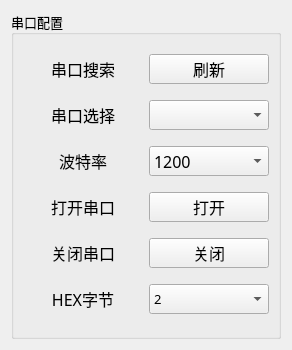
<?xml version="1.0" encoding="UTF-8"?>
<ui version="4.0">
 <class>Serial_Form</class>
 <widget class="QWidget" name="Serial_Form">
  <property name="geometry">
   <rect>
    <x>0</x>
    <y>0</y>
    <width>286</width>
    <height>350</height>
   </rect>
  </property>
  <property name="maximumSize">
   <size>
    <width>286</width>
    <height>350</height>
   </size>
  </property>
  <property name="windowTitle">
   <string>串口配置</string>
  </property>
  <property name="windowIcon">
   <iconset resource="resources.qrc">
    <normaloff>:/icons/icon/favicon.ico</normaloff>:/icons/icon/favicon.ico</iconset>
  </property>
  <layout class="QVBoxLayout" name="verticalLayout_2">
   <item>
    <widget class="QGroupBox" name="groupBox">
     <property name="font">
      <font>
       <family>微软雅黑</family>
       <pointsize>10</pointsize>
      </font>
     </property>
     <property name="title">
      <string>串口配置</string>
     </property>
     <layout class="QVBoxLayout" name="verticalLayout">
      <item>
       <layout class="QHBoxLayout" name="horizontalLayout">
        <item>
         <widget class="QLabel" name="Com_Refresh_Label">
          <property name="minimumSize">
           <size>
            <width>120</width>
            <height>30</height>
           </size>
          </property>
          <property name="maximumSize">
           <size>
            <width>120</width>
            <height>30</height>
           </size>
          </property>
          <property name="font">
           <font>
            <family>微软雅黑</family>
            <pointsize>12</pointsize>
           </font>
          </property>
          <property name="text">
           <string>串口搜索</string>
          </property>
          <property name="alignment">
           <set>Qt::AlignCenter</set>
          </property>
         </widget>
        </item>
        <item>
         <widget class="NewQPushButton" name="Com_Refresh_Button">
          <property name="minimumSize">
           <size>
            <width>120</width>
            <height>30</height>
           </size>
          </property>
          <property name="maximumSize">
           <size>
            <width>120</width>
            <height>30</height>
           </size>
          </property>
          <property name="font">
           <font>
            <family>微软雅黑</family>
            <pointsize>12</pointsize>
           </font>
          </property>
          <property name="cursor">
           <cursorShape>PointingHandCursor</cursorShape>
          </property>
          <property name="text">
           <string>刷新</string>
          </property>
         </widget>
        </item>
       </layout>
      </item>
      <item>
       <layout class="QHBoxLayout" name="horizontalLayout_2">
        <item>
         <widget class="QLabel" name="Com_Name_Label">
          <property name="minimumSize">
           <size>
            <width>120</width>
            <height>30</height>
           </size>
          </property>
          <property name="maximumSize">
           <size>
            <width>120</width>
            <height>30</height>
           </size>
          </property>
          <property name="font">
           <font>
            <family>微软雅黑</family>
            <pointsize>12</pointsize>
           </font>
          </property>
          <property name="text">
           <string>串口选择</string>
          </property>
          <property name="alignment">
           <set>Qt::AlignCenter</set>
          </property>
         </widget>
        </item>
        <item>
         <widget class="NewComboBox" name="Com_Name_Combo">
          <property name="minimumSize">
           <size>
            <width>120</width>
            <height>30</height>
           </size>
          </property>
          <property name="maximumSize">
           <size>
            <width>120</width>
            <height>30</height>
           </size>
          </property>
          <property name="font">
           <font>
            <family>微软雅黑</family>
            <pointsize>12</pointsize>
           </font>
          </property>
          <property name="cursor">
           <cursorShape>PointingHandCursor</cursorShape>
          </property>
         </widget>
        </item>
       </layout>
      </item>
      <item>
       <layout class="QHBoxLayout" name="horizontalLayout_3">
        <item>
         <widget class="QLabel" name="Com_Baud_Label">
          <property name="minimumSize">
           <size>
            <width>120</width>
            <height>30</height>
           </size>
          </property>
          <property name="maximumSize">
           <size>
            <width>120</width>
            <height>30</height>
           </size>
          </property>
          <property name="font">
           <font>
            <family>微软雅黑</family>
            <pointsize>12</pointsize>
           </font>
          </property>
          <property name="text">
           <string>波特率</string>
          </property>
          <property name="alignment">
           <set>Qt::AlignCenter</set>
          </property>
         </widget>
        </item>
        <item>
         <widget class="NewComboBox" name="Com_Baud_Combo">
          <property name="minimumSize">
           <size>
            <width>120</width>
            <height>30</height>
           </size>
          </property>
          <property name="maximumSize">
           <size>
            <width>120</width>
            <height>30</height>
           </size>
          </property>
          <property name="font">
           <font>
            <family>微软雅黑</family>
            <pointsize>12</pointsize>
           </font>
          </property>
          <property name="cursor">
           <cursorShape>PointingHandCursor</cursorShape>
          </property>
          <item>
           <property name="text">
            <string>1200</string>
           </property>
          </item>
          <item>
           <property name="text">
            <string>9600</string>
           </property>
          </item>
          <item>
           <property name="text">
            <string>14400</string>
           </property>
          </item>
          <item>
           <property name="text">
            <string>19200</string>
           </property>
          </item>
          <item>
           <property name="text">
            <string>38400</string>
           </property>
          </item>
          <item>
           <property name="text">
            <string>57600</string>
           </property>
          </item>
          <item>
           <property name="text">
            <string>115200</string>
           </property>
          </item>
          <item>
           <property name="text">
            <string>230400</string>
           </property>
          </item>
          <item>
           <property name="text">
            <string>256000</string>
           </property>
          </item>
          <item>
           <property name="text">
            <string>460800</string>
           </property>
          </item>
          <item>
           <property name="text">
            <string>500000</string>
           </property>
          </item>
          <item>
           <property name="text">
            <string>512000</string>
           </property>
          </item>
          <item>
           <property name="text">
            <string>600000</string>
           </property>
          </item>
          <item>
           <property name="text">
            <string>750000</string>
           </property>
          </item>
          <item>
           <property name="text">
            <string>2000000</string>
           </property>
          </item>
          <item>
           <property name="text">
            <string>3000000</string>
           </property>
          </item>
         </widget>
        </item>
       </layout>
      </item>
      <item>
       <layout class="QHBoxLayout" name="horizontalLayout_4">
        <item>
         <widget class="QLabel" name="Com_Open_Label">
          <property name="minimumSize">
           <size>
            <width>120</width>
            <height>30</height>
           </size>
          </property>
          <property name="maximumSize">
           <size>
            <width>120</width>
            <height>30</height>
           </size>
          </property>
          <property name="font">
           <font>
            <family>微软雅黑</family>
            <pointsize>12</pointsize>
           </font>
          </property>
          <property name="text">
           <string>打开串口</string>
          </property>
          <property name="alignment">
           <set>Qt::AlignCenter</set>
          </property>
         </widget>
        </item>
        <item>
         <widget class="NewQPushButton" name="Com_Open_Button">
          <property name="minimumSize">
           <size>
            <width>120</width>
            <height>30</height>
           </size>
          </property>
          <property name="maximumSize">
           <size>
            <width>120</width>
            <height>30</height>
           </size>
          </property>
          <property name="font">
           <font>
            <family>微软雅黑</family>
            <pointsize>12</pointsize>
           </font>
          </property>
          <property name="cursor">
           <cursorShape>PointingHandCursor</cursorShape>
          </property>
          <property name="text">
           <string>打开</string>
          </property>
         </widget>
        </item>
       </layout>
      </item>
      <item>
       <layout class="QHBoxLayout" name="horizontalLayout_5">
        <item>
         <widget class="QLabel" name="Com_Close_Label">
          <property name="minimumSize">
           <size>
            <width>120</width>
            <height>30</height>
           </size>
          </property>
          <property name="maximumSize">
           <size>
            <width>35</width>
            <height>30</height>
           </size>
          </property>
          <property name="font">
           <font>
            <family>微软雅黑</family>
            <pointsize>12</pointsize>
           </font>
          </property>
          <property name="text">
           <string>关闭串口</string>
          </property>
          <property name="alignment">
           <set>Qt::AlignCenter</set>
          </property>
         </widget>
        </item>
        <item>
         <widget class="NewQPushButton" name="Com_Close_Button">
          <property name="minimumSize">
           <size>
            <width>120</width>
            <height>30</height>
           </size>
          </property>
          <property name="maximumSize">
           <size>
            <width>120</width>
            <height>30</height>
           </size>
          </property>
          <property name="font">
           <font>
            <family>微软雅黑</family>
            <pointsize>12</pointsize>
           </font>
          </property>
          <property name="cursor">
           <cursorShape>PointingHandCursor</cursorShape>
          </property>
          <property name="text">
           <string>关闭</string>
          </property>
         </widget>
        </item>
       </layout>
      </item>
      <item>
       <layout class="QHBoxLayout" name="horizontalLayout_6">
        <item>
         <widget class="QLabel" name="label">
          <property name="sizeIncrement">
           <size>
            <width>35</width>
            <height>30</height>
           </size>
          </property>
          <property name="font">
           <font>
            <family>微软雅黑</family>
            <pointsize>12</pointsize>
           </font>
          </property>
          <property name="text">
           <string>HEX字节</string>
          </property>
          <property name="alignment">
           <set>Qt::AlignCenter</set>
          </property>
         </widget>
        </item>
        <item>
         <widget class="NewComboBox" name="Com_Hex_Combo">
          <property name="maximumSize">
           <size>
            <width>120</width>
            <height>30</height>
           </size>
          </property>
          <item>
           <property name="text">
            <string>2</string>
           </property>
          </item>
          <item>
           <property name="text">
            <string>8</string>
           </property>
          </item>
          <item>
           <property name="text">
            <string>10</string>
           </property>
          </item>
          <item>
           <property name="text">
            <string>12</string>
           </property>
          </item>
          <item>
           <property name="text">
            <string>14</string>
           </property>
          </item>
          <item>
           <property name="text">
            <string>16</string>
           </property>
          </item>
          <item>
           <property name="text">
            <string>18</string>
           </property>
          </item>
          <item>
           <property name="text">
            <string>36</string>
           </property>
          </item>
          <item>
           <property name="text">
            <string>64</string>
           </property>
          </item>
          <item>
           <property name="text">
            <string>128</string>
           </property>
          </item>
          <item>
           <property name="text">
            <string>256</string>
           </property>
          </item>
         </widget>
        </item>
       </layout>
      </item>
     </layout>
    </widget>
   </item>
  </layout>
 </widget>
 <customwidgets>
  <customwidget>
   <class>NewQPushButton</class>
   <extends>QPushButton</extends>
   <header>newqpushbutton.h</header>
  </customwidget>
  <customwidget>
   <class>NewComboBox</class>
   <extends>QComboBox</extends>
   <header>newcombox.h</header>
  </customwidget>
 </customwidgets>
 <resources>
  <include location="resources.qrc"/>
 </resources>
 <connections/>
</ui>
